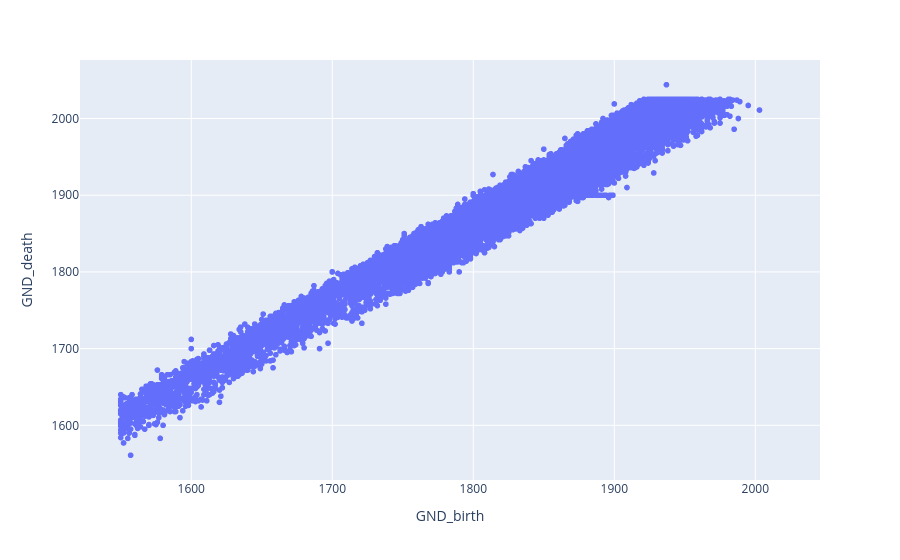

Notebook code for this chart:
### Code cell
fig = px.scatter(gnd_df, x="GND_birth", y="GND_death", hover_data=["GND_name"])
fig.show()

### Figure 1 — Plotly figure (JSON) as saved in the notebook; plotly's stock layout.template omitted (floating-point values rounded to 4 significant figures; data arrays with more than 128 entries replaced by an {"elided": "..."} marker saying what was removed)
{"data": [{"customdata": {"elided": "78967x1 str values"}, "hovertemplate": "GND_birth=%{x}<br>GND_death=%{y}<br>GND_name=%{customdata[0]}<extra></extra>", "legendgroup": "", "marker": {"color": "#636efa", "symbol": "circle"}, "mode": "markers", "name": "", "showlegend": false, "type": "scattergl", "x": {"elided": "78967 int values"}, "xaxis": "x", "y": {"elided": "78967 int values"}, "yaxis": "y"}], "layout": {"legend": {"tracegroupgap": 0}, "margin": {"t": 60}, "xaxis": {"anchor": "y", "domain": [0, 1], "title": {"text": "GND_birth"}}, "yaxis": {"anchor": "x", "domain": [0, 1], "title": {"text": "GND_death"}}}}
